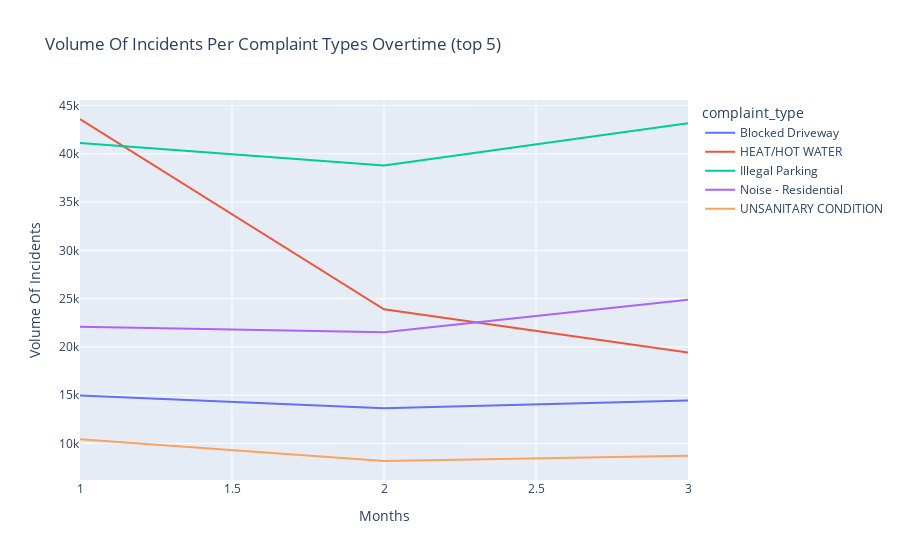

Here is the notebook cell this chart was saved with:
### Code cell
#This is another line chart with the top 5 complaints over time 
#Query the data to be used in the line chart
top_ten_incidents_overtime = incidents_overtime.loc[(incidents_overtime['complaint_type'].isin(top_ten_complaints_list[0:5])), :]
complaints_by_type_month = top_ten_incidents_overtime.groupby(['month', 'complaint_type'])['month'].count().reset_index(name='Count')
complaints_by_type_month

# Create the line chart
fig_complaints_by_type_month = px.line(complaints_by_type_month, x="month", y="Count", color='complaint_type',
                                       title='Volume Of Incidents Per Complaint Types Overtime (top 5) ',
                                        labels={'Count': 'Volume Of Incidents',
                                                'month': 'Months'})
fig_complaints_by_type_month.update_traces(textposition="bottom right")
fig_complaints_by_type_month.show()

### Figure 1 — Plotly figure (JSON) as saved in the notebook; plotly's stock layout.template omitted (floating-point values rounded to 4 significant figures)
{"data": [{"hovertemplate": "complaint_type=Blocked Driveway<br>Months=%{x}<br>Volume Of Incidents=%{y}<extra></extra>", "legendgroup": "Blocked Driveway", "line": {"color": "#636efa", "dash": "solid"}, "marker": {"symbol": "circle"}, "mode": "lines", "name": "Blocked Driveway", "orientation": "v", "showlegend": true, "textposition": "bottom right", "type": "scatter", "x": [1, 2, 3], "xaxis": "x", "y": [14966, 13642, 14458], "yaxis": "y"}, {"hovertemplate": "complaint_type=HEAT/HOT WATER<br>Months=%{x}<br>Volume Of Incidents=%{y}<extra></extra>", "legendgroup": "HEAT/HOT WATER", "line": {"color": "#EF553B", "dash": "solid"}, "marker": {"symbol": "circle"}, "mode": "lines", "name": "HEAT/HOT WATER", "orientation": "v", "showlegend": true, "textposition": "bottom right", "type": "scatter", "x": [1, 2, 3], "xaxis": "x", "y": [43604, 23898, 19436], "yaxis": "y"}, {"hovertemplate": "complaint_type=Illegal Parking<br>Months=%{x}<br>Volume Of Incidents=%{y}<extra></extra>", "legendgroup": "Illegal Parking", "line": {"color": "#00cc96", "dash": "solid"}, "marker": {"symbol": "circle"}, "mode": "lines", "name": "Illegal Parking", "orientation": "v", "showlegend": true, "textposition": "bottom right", "type": "scatter", "x": [1, 2, 3], "xaxis": "x", "y": [41124, 38792, 43167], "yaxis": "y"}, {"hovertemplate": "complaint_type=Noise - Residential<br>Months=%{x}<br>Volume Of Incidents=%{y}<extra></extra>", "legendgroup": "Noise - Residential", "line": {"color": "#ab63fa", "dash": "solid"}, "marker": {"symbol": "circle"}, "mode": "lines", "name": "Noise - Residential", "orientation": "v", "showlegend": true, "textposition": "bottom right", "type": "scatter", "x": [1, 2, 3], "xaxis": "x", "y": [22091, 21511, 24896], "yaxis": "y"}, {"hovertemplate": "complaint_type=UNSANITARY CONDITION<br>Months=%{x}<br>Volume Of Incidents=%{y}<extra></extra>", "legendgroup": "UNSANITARY CONDITION", "line": {"color": "#FFA15A", "dash": "solid"}, "marker": {"symbol": "circle"}, "mode": "lines", "name": "UNSANITARY CONDITION", "orientation": "v", "showlegend": true, "textposition": "bottom right", "type": "scatter", "x": [1, 2, 3], "xaxis": "x", "y": [10431, 8190, 8728], "yaxis": "y"}], "layout": {"legend": {"title": {"text": "complaint_type"}, "tracegroupgap": 0}, "title": {"text": "Volume Of Incidents Per Complaint Types Overtime (top 5) "}, "xaxis": {"anchor": "y", "domain": [0, 1], "title": {"text": "Months"}}, "yaxis": {"anchor": "x", "domain": [0, 1], "title": {"text": "Volume Of Incidents"}}}}
